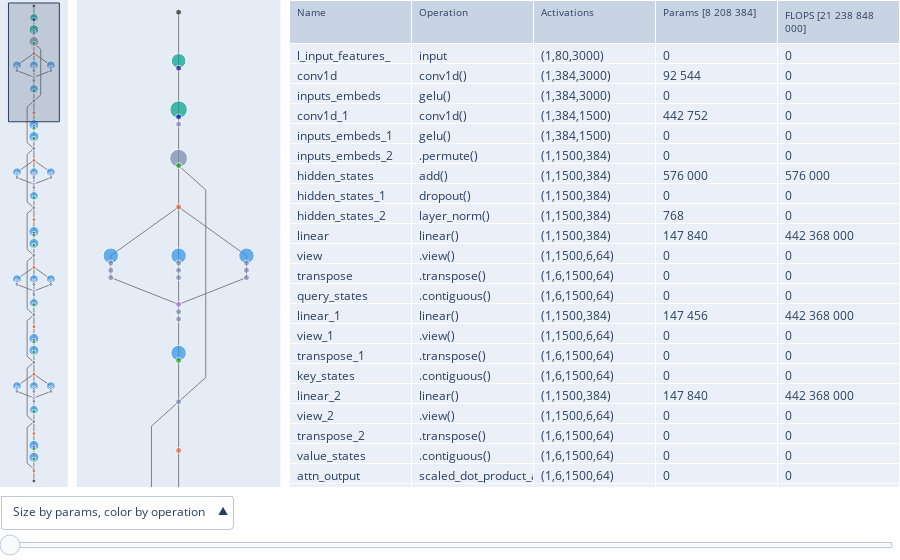

This figure's notebook cell:
### Code cell
with plotly_renderer('vscode'): mav.show_figure(add_slider=True, add_overview=True)

### Figure 1 — Plotly figure (JSON) as saved in the notebook; plotly's stock layout.template omitted (floating-point values rounded to 4 significant figures; data arrays with more than 128 entries replaced by an {"elided": "..."} marker saying what was removed)
{"data": [{"hoverinfo": "skip", "line": {"color": "gray", "width": 1}, "mode": "lines", "showlegend": false, "type": "scatter", "x": {"elided": "402 float values"}, "xaxis": "x2", "y": {"elided": "402 float values"}, "yaxis": "y2"}, {"hoverinfo": "skip", "line": {"color": "gray", "width": 1}, "mode": "lines", "showlegend": false, "type": "scatter", "x": {"elided": "402 float values"}, "xaxis": "x", "y": {"elided": "402 float values"}, "yaxis": "y"}, {"customdata": {"elided": "114x7 str values"}, "hovertemplate": "Name: %{customdata[0]}<br>Operation: %{customdata[1]}<br>Activations: %{customdata[2]}<br>Parameters: %{customdata[3]}<br>FLOPS: %{customdata[4]}<br><br>args: %{customdata[5]}<br>kwargs: %{customdata[6]}<br><extra></extra>", "marker": {"color": ["#222A2A", "#00A08B", "#1616A7", "#00A08B", "#1616A7", "#778AAE", "#778AAE", "#1CA71C", "#EB663B", "#2E91E5", "#778AAE", "#778AAE", "#778AAE", "#2E91E5", "#778AAE", "#778AAE", "#778AAE", "#2E91E5", "#778AAE", "#778AAE", "#778AAE", "#A777F1", "#778AAE", "#778AAE", "#2E91E5", "#1CA71C", "#778AAE", "#EB663B", "#2E91E5", "#1616A7", "#1CA71C", "#2E91E5", "#1CA71C", "#778AAE", "#EB663B", "#2E91E5", "#778AAE", "#778AAE", "#778AAE", "#2E91E5", "#778AAE", "#778AAE", "#778AAE", "#2E91E5", "#778AAE", "#778AAE", "#778AAE", "#A777F1", "#778AAE", "#778AAE", "#2E91E5", "#1CA71C", "#778AAE", "#EB663B", "#2E91E5", "#1616A7", "#1CA71C", "#2E91E5", "#1CA71C", "#778AAE", "#EB663B", "#2E91E5", "#778AAE", "#778AAE", "#778AAE", "#2E91E5", "#778AAE", "#778AAE", "#778AAE", "#2E91E5", "#778AAE", "#778AAE", "#778AAE", "#A777F1", "#778AAE", "#778AAE", "#2E91E5", "#1CA71C", "#778AAE", "#EB663B", "#2E91E5", "#1616A7", "#1CA71C", "#2E91E5", "#1CA71C", "#778AAE", "#EB663B", "#2E91E5", "#778AAE", "#778AAE", "#778AAE", "#2E91E5", "#778AAE", "#778AAE", "#778AAE", "#2E91E5", "#778AAE", "#778AAE", "#778AAE", "#A777F1", "#778AAE", "#778AAE", "#2E91E5", "#1CA71C", "#778AAE", "#EB663B", "#2E91E5", "#1616A7", "#1CA71C", "#2E91E5", "#1CA71C", "#778AAE", "#EB663B", "#222A2A"], "colorscale": [[0, "rgb(0,0,255)"], [1, "rgb(255,0,0)"]], "size": [6, 14.65, 6, 17.48, 6, 6, 17.95, 6, 6, 15.5, 6, 6, 6, 15.49, 6, 6, 6, 15.5, 6, 6, 6, 6, 6, 6, 15.5, 6, 6, 6, 18, 6, 6, 18.0, 6, 6, 6, 15.5, 6, 6, 6, 15.49, 6, 6, 6, 15.5, 6, 6, 6, 6, 6, 6, 15.5, 6, 6, 6, 18, 6, 6, 18.0, 6, 6, 6, 15.5, 6, 6, 6, 15.49, 6, 6, 6, 15.5, 6, 6, 6, 6, 6, 6, 15.5, 6, 6, 6, 18, 6, 6, 18.0, 6, 6, 6, 15.5, 6, 6, 6, 15.49, 6, 6, 6, 15.5, 6, 6, 6, 6, 6, 6, 15.5, 6, 6, 6, 18, 6, 6, 18.0, 6, 6, 6, 6]}, "mode": "markers", "showlegend": false, "type": "scatter", "x": [0, 0, 0, 0, 0, 0, 0, 0, 0, -1, -1, -1, -1, 0, 0, 0, 0, 1, 1, 1, 1, 0, 0, 0, 0, 0, 0, 0, 0, 0, 0, 0, 0, 0, 0, 0, 0, 0, 0, -1, -1, -1, -1, 1, 1, 1, 1, 0, 0, 0, 0, 0, 0, 0, 0, 0, 0, 0, 0, 0, 0, 0, 0, 0, 0, -1, -1, -1, -1, 1, 1, 1, 1, 0, 0, 0, 0, 0, 0, 0, 0, 0, 0, 0, 0, 0, 0, 0, 0, 0, 0, -1, -1, -1, -1, 1, 1, 1, 1, 0, 0, 0, 0, 0, 0, 0, 0, 0, 0, 0, 0, 0, 0, 0], "xaxis": "x2", "y": [0, 1, 1.15, 2, 2.15, 2.3, 3, 3.15, 4, 5, 5.15, 5.3, 5.45, 5, 5.15, 5.3, 5.45, 5, 5.15, 5.3, 5.45, 6, 6.15, 6.3, 7, 7.15, 8, 9, 10, 10.15, 10.3, 11, 11.15, 12, 13, 14, 14.15, 14.3, 14.45, 14, 14.15, 14.3, 14.45, 14, 14.15, 14.3, 14.45, 15, 15.15, 15.3, 16, 16.15, 17, 18, 19, 19.15, 19.3, 20, 20.15, 21, 22, 23, 23.15, 23.3, 23.45, 23, 23.15, 23.3, 23.45, 23, 23.15, 23.3, 23.45, 24, 24.15, 24.3, 25, 25.15, 26, 27, 28, 28.15, 28.3, 29, 29.15, 30, 31, 32, 32.15, 32.3, 32.45, 32, 32.15, 32.3, 32.45, 32, 32.15, 32.3, 32.45, 33, 33.15, 33.3, 34, 34.15, 35, 36, 37, 37.15, 37.3, 38, 38.15, 39, 39.15, 40], "yaxis": "y2"}, {"customdata": {"elided": "114x7 str values"}, "hovertemplate": "%{customdata[0]}<extra></extra>", "marker": {"color": ["#222A2A", "#00A08B", "#1616A7", "#00A08B", "#1616A7", "#778AAE", "#778AAE", "#1CA71C", "#EB663B", "#2E91E5", "#778AAE", "#778AAE", "#778AAE", "#2E91E5", "#778AAE", "#778AAE", "#778AAE", "#2E91E5", "#778AAE", "#778AAE", "#778AAE", "#A777F1", "#778AAE", "#778AAE", "#2E91E5", "#1CA71C", "#778AAE", "#EB663B", "#2E91E5", "#1616A7", "#1CA71C", "#2E91E5", "#1CA71C", "#778AAE", "#EB663B", "#2E91E5", "#778AAE", "#778AAE", "#778AAE", "#2E91E5", "#778AAE", "#778AAE", "#778AAE", "#2E91E5", "#778AAE", "#778AAE", "#778AAE", "#A777F1", "#778AAE", "#778AAE", "#2E91E5", "#1CA71C", "#778AAE", "#EB663B", "#2E91E5", "#1616A7", "#1CA71C", "#2E91E5", "#1CA71C", "#778AAE", "#EB663B", "#2E91E5", "#778AAE", "#778AAE", "#778AAE", "#2E91E5", "#778AAE", "#778AAE", "#778AAE", "#2E91E5", "#778AAE", "#778AAE", "#778AAE", "#A777F1", "#778AAE", "#778AAE", "#2E91E5", "#1CA71C", "#778AAE", "#EB663B", "#2E91E5", "#1616A7", "#1CA71C", "#2E91E5", "#1CA71C", "#778AAE", "#EB663B", "#2E91E5", "#778AAE", "#778AAE", "#778AAE", "#2E91E5", "#778AAE", "#778AAE", "#778AAE", "#2E91E5", "#778AAE", "#778AAE", "#778AAE", "#A777F1", "#778AAE", "#778AAE", "#2E91E5", "#1CA71C", "#778AAE", "#EB663B", "#2E91E5", "#1616A7", "#1CA71C", "#2E91E5", "#1CA71C", "#778AAE", "#EB663B", "#222A2A"], "colorscale": [[0, "rgb(0,0,255)"], [1, "rgb(255,0,0)"]], "size": [4, 8.326, 4, 9.739, 4, 4, 9.976, 4, 4, 8.749, 4, 4, 4, 8.746, 4, 4, 4, 8.749, 4, 4, 4, 4, 4, 4, 8.749, 4, 4, 4, 10, 4, 4, 9.998, 4, 4, 4, 8.749, 4, 4, 4, 8.746, 4, 4, 4, 8.749, 4, 4, 4, 4, 4, 4, 8.749, 4, 4, 4, 10, 4, 4, 9.998, 4, 4, 4, 8.749, 4, 4, 4, 8.746, 4, 4, 4, 8.749, 4, 4, 4, 4, 4, 4, 8.749, 4, 4, 4, 10, 4, 4, 9.998, 4, 4, 4, 8.749, 4, 4, 4, 8.746, 4, 4, 4, 8.749, 4, 4, 4, 4, 4, 4, 8.749, 4, 4, 4, 10, 4, 4, 9.998, 4, 4, 4, 4]}, "mode": "markers", "showlegend": false, "type": "scatter", "x": [0, 0, 0, 0, 0, 0, 0, 0, 0, -1, -1, -1, -1, 0, 0, 0, 0, 1, 1, 1, 1, 0, 0, 0, 0, 0, 0, 0, 0, 0, 0, 0, 0, 0, 0, 0, 0, 0, 0, -1, -1, -1, -1, 1, 1, 1, 1, 0, 0, 0, 0, 0, 0, 0, 0, 0, 0, 0, 0, 0, 0, 0, 0, 0, 0, -1, -1, -1, -1, 1, 1, 1, 1, 0, 0, 0, 0, 0, 0, 0, 0, 0, 0, 0, 0, 0, 0, 0, 0, 0, 0, -1, -1, -1, -1, 1, 1, 1, 1, 0, 0, 0, 0, 0, 0, 0, 0, 0, 0, 0, 0, 0, 0, 0], "xaxis": "x", "y": [0, 1, 1.15, 2, 2.15, 2.3, 3, 3.15, 4, 5, 5.15, 5.3, 5.45, 5, 5.15, 5.3, 5.45, 5, 5.15, 5.3, 5.45, 6, 6.15, 6.3, 7, 7.15, 8, 9, 10, 10.15, 10.3, 11, 11.15, 12, 13, 14, 14.15, 14.3, 14.45, 14, 14.15, 14.3, 14.45, 14, 14.15, 14.3, 14.45, 15, 15.15, 15.3, 16, 16.15, 17, 18, 19, 19.15, 19.3, 20, 20.15, 21, 22, 23, 23.15, 23.3, 23.45, 23, 23.15, 23.3, 23.45, 23, 23.15, 23.3, 23.45, 24, 24.15, 24.3, 25, 25.15, 26, 27, 28, 28.15, 28.3, 29, 29.15, 30, 31, 32, 32.15, 32.3, 32.45, 32, 32.15, 32.3, 32.45, 32, 32.15, 32.3, 32.45, 33, 33.15, 33.3, 34, 34.15, 35, 36, 37, 37.15, 37.3, 38, 38.15, 39, 39.15, 40], "yaxis": "y"}, {"cells": {"align": "left", "values": {"elided": "5x114 str values"}}, "domain": {"x": [0.3215, 1], "y": [0, 1]}, "header": {"align": "left", "font": {"size": 10}, "values": ["Name", "Operation", "Activations", "Params [8 208 384]", "FLOPS [21 238 848 000]"]}, "type": "table"}], "layout": {"margin": {"b": 0, "l": 0, "r": 0, "t": 0}, "modebar": {"orientation": "v", "remove": ["select", "lasso"]}, "shapes": [{"fillcolor": "rgba(42,63,96,0.2)", "line": {"color": "#2A3F5F", "width": 1}, "type": "rect", "x0": -1.5, "x1": 1.5, "xref": "x", "y0": -0.25, "y1": 9.75, "yref": "y"}], "sliders": [{"active": 0, "currentvalue": {"visible": false}, "pad": {"b": 0, "l": 0, "r": 0, "t": 48}, "steps": [{"args": [{"shapes": [{"fillcolor": "rgba(42,63,96,0.2)", "line": {"color": "#2A3F5F", "width": 1}, "type": "rect", "x0": -1.5, "x1": 1.5, "xref": "x", "y0": -0.25, "y1": 9.75, "yref": "y"}], "yaxis2": {"range": [9.75, -0.25], "showgrid": false, "tickmode": "array", "tickvals": [], "zeroline": false}}], "label": "", "method": "relayout"}, {"args": [{"shapes": [{"fillcolor": "rgba(42,63,96,0.2)", "line": {"color": "#2A3F5F", "width": 1}, "type": "rect", "x0": -1.5, "x1": 1.5, "xref": "x", "y0": 2.096, "y1": 12.1, "yref": "y"}], "yaxis2": {"range": [12.1, 2.096], "showgrid": false, "tickmode": "array", "tickvals": [], "zeroline": false}}], "label": "", "method": "relayout"}, {"args": [{"shapes": [{"fillcolor": "rgba(42,63,96,0.2)", "line": {"color": "#2A3F5F", "width": 1}, "type": "rect", "x0": -1.5, "x1": 1.5, "xref": "x", "y0": 4.442, "y1": 14.44, "yref": "y"}], "yaxis2": {"range": [14.44, 4.442], "showgrid": false, "tickmode": "array", "tickvals": [], "zeroline": false}}], "label": "", "method": "relayout"}, {"args": [{"shapes": [{"fillcolor": "rgba(42,63,96,0.2)", "line": {"color": "#2A3F5F", "width": 1}, "type": "rect", "x0": -1.5, "x1": 1.5, "xref": "x", "y0": 6.788, "y1": 16.79, "yref": "y"}], "yaxis2": {"range": [16.79, 6.788], "showgrid": false, "tickmode": "array", "tickvals": [], "zeroline": false}}], "label": "", "method": "relayout"}, {"args": [{"shapes": [{"fillcolor": "rgba(42,63,96,0.2)", "line": {"color": "#2A3F5F", "width": 1}, "type": "rect", "x0": -1.5, "x1": 1.5, "xref": "x", "y0": 9.135, "y1": 19.13, "yref": "y"}], "yaxis2": {"range": [19.13, 9.135], "showgrid": false, "tickmode": "array", "tickvals": [], "zeroline": false}}], "label": "", "method": "relayout"}, {"args": [{"shapes": [{"fillcolor": "rgba(42,63,96,0.2)", "line": {"color": "#2A3F5F", "width": 1}, "type": "rect", "x0": -1.5, "x1": 1.5, "xref": "x", "y0": 11.48, "y1": 21.48, "yref": "y"}], "yaxis2": {"range": [21.48, 11.48], "showgrid": false, "tickmode": "array", "tickvals": [], "zeroline": false}}], "label": "", "method": "relayout"}, {"args": [{"shapes": [{"fillcolor": "rgba(42,63,96,0.2)", "line": {"color": "#2A3F5F", "width": 1}, "type": "rect", "x0": -1.5, "x1": 1.5, "xref": "x", "y0": 13.83, "y1": 23.83, "yref": "y"}], "yaxis2": {"range": [23.83, 13.83], "showgrid": false, "tickmode": "array", "tickvals": [], "zeroline": false}}], "label": "", "method": "relayout"}, {"args": [{"shapes": [{"fillcolor": "rgba(42,63,96,0.2)", "line": {"color": "#2A3F5F", "width": 1}, "type": "rect", "x0": -1.5, "x1": 1.5, "xref": "x", "y0": 16.17, "y1": 26.17, "yref": "y"}], "yaxis2": {"range": [26.17, 16.17], "showgrid": false, "tickmode": "array", "tickvals": [], "zeroline": false}}], "label": "", "method": "relayout"}, {"args": [{"shapes": [{"fillcolor": "rgba(42,63,96,0.2)", "line": {"color": "#2A3F5F", "width": 1}, "type": "rect", "x0": -1.5, "x1": 1.5, "xref": "x", "y0": 18.52, "y1": 28.52, "yref": "y"}], "yaxis2": {"range": [28.52, 18.52], "showgrid": false, "tickmode": "array", "tickvals": [], "zeroline": false}}], "label": "", "method": "relayout"}, {"args": [{"shapes": [{"fillcolor": "rgba(42,63,96,0.2)", "line": {"color": "#2A3F5F", "width": 1}, "type": "rect", "x0": -1.5, "x1": 1.5, "xref": "x", "y0": 20.87, "y1": 30.87, "yref": "y"}], "yaxis2": {"range": [30.87, 20.87], "showgrid": false, "tickmode": "array", "tickvals": [], "zeroline": false}}], "label": "", "method": "relayout"}, {"args": [{"shapes": [{"fillcolor": "rgba(42,63,96,0.2)", "line": {"color": "#2A3F5F", "width": 1}, "type": "rect", "x0": -1.5, "x1": 1.5, "xref": "x", "y0": 23.21, "y1": 33.21, "yref": "y"}], "yaxis2": {"range": [33.21, 23.21], "showgrid": false, "tickmode": "array", "tickvals": [], "zeroline": false}}], "label": "", "method": "relayout"}, {"args": [{"shapes": [{"fillcolor": "rgba(42,63,96,0.2)", "line": {"color": "#2A3F5F", "width": 1}, "type": "rect", "x0": -1.5, "x1": 1.5, "xref": "x", "y0": 25.56, "y1": 35.56, "yref": "y"}], "yaxis2": {"range": [35.56, 25.56], "showgrid": false, "tickmode": "array", "tickvals": [], "zeroline": false}}], "label": "", "method": "relayout"}, {"args": [{"shapes": [{"fillcolor": "rgba(42,63,96,0.2)", "line": {"color": "#2A3F5F", "width": 1}, "type": "rect", "x0": -1.5, "x1": 1.5, "xref": "x", "y0": 27.9, "y1": 37.9, "yref": "y"}], "yaxis2": {"range": [37.9, 27.9], "showgrid": false, "tickmode": "array", "tickvals": [], "zeroline": false}}], "label": "", "method": "relayout"}, {"args": [{"shapes": [{"fillcolor": "rgba(42,63,96,0.2)", "line": {"color": "#2A3F5F", "width": 1}, "type": "rect", "x0": -1.5, "x1": 1.5, "xref": "x", "y0": 30.25, "y1": 40.25, "yref": "y"}], "yaxis2": {"range": [40.25, 30.25], "showgrid": false, "tickmode": "array", "tickvals": [], "zeroline": false}}], "label": "", "method": "relayout"}], "ticklen": 0, "tickwidth": 0, "x": 0, "xanchor": "left", "y": 0, "yanchor": "top"}], "updatemenus": [{"active": 0, "buttons": [{"args": [{"marker": [{}, {}, {"color": ["#222A2A", "#00A08B", "#1616A7", "#00A08B", "#1616A7", "#778AAE", "#778AAE", "#1CA71C", "#EB663B", "#2E91E5", "#778AAE", "#778AAE", "#778AAE", "#2E91E5", "#778AAE", "#778AAE", "#778AAE", "#2E91E5", "#778AAE", "#778AAE", "#778AAE", "#A777F1", "#778AAE", "#778AAE", "#2E91E5", "#1CA71C", "#778AAE", "#EB663B", "#2E91E5", "#1616A7", "#1CA71C", "#2E91E5", "#1CA71C", "#778AAE", "#EB663B", "#2E91E5", "#778AAE", "#778AAE", "#778AAE", "#2E91E5", "#778AAE", "#778AAE", "#778AAE", "#2E91E5", "#778AAE", "#778AAE", "#778AAE", "#A777F1", "#778AAE", "#778AAE", "#2E91E5", "#1CA71C", "#778AAE", "#EB663B", "#2E91E5", "#1616A7", "#1CA71C", "#2E91E5", "#1CA71C", "#778AAE", "#EB663B", "#2E91E5", "#778AAE", "#778AAE", "#778AAE", "#2E91E5", "#778AAE", "#778AAE", "#778AAE", "#2E91E5", "#778AAE", "#778AAE", "#778AAE", "#A777F1", "#778AAE", "#778AAE", "#2E91E5", "#1CA71C", "#778AAE", "#EB663B", "#2E91E5", "#1616A7", "#1CA71C", "#2E91E5", "#1CA71C", "#778AAE", "#EB663B", "#2E91E5", "#778AAE", "#778AAE", "#778AAE", "#2E91E5", "#778AAE", "#778AAE", "#778AAE", "#2E91E5", "#778AAE", "#778AAE", "#778AAE", "#A777F1", "#778AAE", "#778AAE", "#2E91E5", "#1CA71C", "#778AAE", "#EB663B", "#2E91E5", "#1616A7", "#1CA71C", "#2E91E5", "#1CA71C", "#778AAE", "#EB663B", "#222A2A"], "colorscale": "Bluered", "size": [6, 14.65, 6, 17.48, 6, 6, 17.95, 6, 6, 15.5, 6, 6, 6, 15.49, 6, 6, 6, 15.5, 6, 6, 6, 6, 6, 6, 15.5, 6, 6, 6, 18, 6, 6, 18.0, 6, 6, 6, 15.5, 6, 6, 6, 15.49, 6, 6, 6, 15.5, 6, 6, 6, 6, 6, 6, 15.5, 6, 6, 6, 18, 6, 6, 18.0, 6, 6, 6, 15.5, 6, 6, 6, 15.49, 6, 6, 6, 15.5, 6, 6, 6, 6, 6, 6, 15.5, 6, 6, 6, 18, 6, 6, 18.0, 6, 6, 6, 15.5, 6, 6, 6, 15.49, 6, 6, 6, 15.5, 6, 6, 6, 6, 6, 6, 15.5, 6, 6, 6, 18, 6, 6, 18.0, 6, 6, 6, 6]}, {"color": ["#222A2A", "#00A08B", "#1616A7", "#00A08B", "#1616A7", "#778AAE", "#778AAE", "#1CA71C", "#EB663B", "#2E91E5", "#778AAE", "#778AAE", "#778AAE", "#2E91E5", "#778AAE", "#778AAE", "#778AAE", "#2E91E5", "#778AAE", "#778AAE", "#778AAE", "#A777F1", "#778AAE", "#778AAE", "#2E91E5", "#1CA71C", "#778AAE", "#EB663B", "#2E91E5", "#1616A7", "#1CA71C", "#2E91E5", "#1CA71C", "#778AAE", "#EB663B", "#2E91E5", "#778AAE", "#778AAE", "#778AAE", "#2E91E5", "#778AAE", "#778AAE", "#778AAE", "#2E91E5", "#778AAE", "#778AAE", "#778AAE", "#A777F1", "#778AAE", "#778AAE", "#2E91E5", "#1CA71C", "#778AAE", "#EB663B", "#2E91E5", "#1616A7", "#1CA71C", "#2E91E5", "#1CA71C", "#778AAE", "#EB663B", "#2E91E5", "#778AAE", "#778AAE", "#778AAE", "#2E91E5", "#778AAE", "#778AAE", "#778AAE", "#2E91E5", "#778AAE", "#778AAE", "#778AAE", "#A777F1", "#778AAE", "#778AAE", "#2E91E5", "#1CA71C", "#778AAE", "#EB663B", "#2E91E5", "#1616A7", "#1CA71C", "#2E91E5", "#1CA71C", "#778AAE", "#EB663B", "#2E91E5", "#778AAE", "#778AAE", "#778AAE", "#2E91E5", "#778AAE", "#778AAE", "#778AAE", "#2E91E5", "#778AAE", "#778AAE", "#778AAE", "#A777F1", "#778AAE", "#778AAE", "#2E91E5", "#1CA71C", "#778AAE", "#EB663B", "#2E91E5", "#1616A7", "#1CA71C", "#2E91E5", "#1CA71C", "#778AAE", "#EB663B", "#222A2A"], "colorscale": "Bluered", "size": [4, 8.326, 4, 9.739, 4, 4, 9.976, 4, 4, 8.749, 4, 4, 4, 8.746, 4, 4, 4, 8.749, 4, 4, 4, 4, 4, 4, 8.749, 4, 4, 4, 10, 4, 4, 9.998, 4, 4, 4, 8.749, 4, 4, 4, 8.746, 4, 4, 4, 8.749, 4, 4, 4, 4, 4, 4, 8.749, 4, 4, 4, 10, 4, 4, 9.998, 4, 4, 4, 8.749, 4, 4, 4, 8.746, 4, 4, 4, 8.749, 4, 4, 4, 4, 4, 4, 8.749, 4, 4, 4, 10, 4, 4, 9.998, 4, 4, 4, 8.749, 4, 4, 4, 8.746, 4, 4, 4, 8.749, 4, 4, 4, 4, 4, 4, 8.749, 4, 4, 4, 10, 4, 4, 9.998, 4, 4, 4, 4]}, {}]}], "label": "Size by params, color by operation", "method": "restyle"}, {"args": [{"marker": [{}, {}, {"color": ["#222A2A", "#00A08B", "#1616A7", "#00A08B", "#1616A7", "#778AAE", "#778AAE", "#1CA71C", "#EB663B", "#2E91E5", "#778AAE", "#778AAE", "#778AAE", "#2E91E5", "#778AAE", "#778AAE", "#778AAE", "#2E91E5", "#778AAE", "#778AAE", "#778AAE", "#A777F1", "#778AAE", "#778AAE", "#2E91E5", "#1CA71C", "#778AAE", "#EB663B", "#2E91E5", "#1616A7", "#1CA71C", "#2E91E5", "#1CA71C", "#778AAE", "#EB663B", "#2E91E5", "#778AAE", "#778AAE", "#778AAE", "#2E91E5", "#778AAE", "#778AAE", "#778AAE", "#2E91E5", "#778AAE", "#778AAE", "#778AAE", "#A777F1", "#778AAE", "#778AAE", "#2E91E5", "#1CA71C", "#778AAE", "#EB663B", "#2E91E5", "#1616A7", "#1CA71C", "#2E91E5", "#1CA71C", "#778AAE", "#EB663B", "#2E91E5", "#778AAE", "#778AAE", "#778AAE", "#2E91E5", "#778AAE", "#778AAE", "#778AAE", "#2E91E5", "#778AAE", "#778AAE", "#778AAE", "#A777F1", "#778AAE", "#778AAE", "#2E91E5", "#1CA71C", "#778AAE", "#EB663B", "#2E91E5", "#1616A7", "#1CA71C", "#2E91E5", "#1CA71C", "#778AAE", "#EB663B", "#2E91E5", "#778AAE", "#778AAE", "#778AAE", "#2E91E5", "#778AAE", "#778AAE", "#778AAE", "#2E91E5", "#778AAE", "#778AAE", "#778AAE", "#A777F1", "#778AAE", "#778AAE", "#2E91E5", "#1CA71C", "#778AAE", "#EB663B", "#2E91E5", "#1616A7", "#1CA71C", "#2E91E5", "#1CA71C", "#778AAE", "#EB663B", "#222A2A"], "colorscale": "Bluered", "size": [6, 6, 6, 6, 6, 6, 6, 6, 6, 15.93, 6, 6, 6, 15.93, 6, 6, 6, 15.93, 6, 6, 6, 6, 6, 6, 15.93, 6, 6, 6, 18, 6, 6, 18, 6, 6, 6, 15.93, 6, 6, 6, 15.93, 6, 6, 6, 15.93, 6, 6, 6, 6, 6, 6, 15.93, 6, 6, 6, 18, 6, 6, 18, 6, 6, 6, 15.93, 6, 6, 6, 15.93, 6, 6, 6, 15.93, 6, 6, 6, 6, 6, 6, 15.93, 6, 6, 6, 18, 6, 6, 18, 6, 6, 6, 15.93, 6, 6, 6, 15.93, 6, 6, 6, 15.93, 6, 6, 6, 6, 6, 6, 15.93, 6, 6, 6, 18, 6, 6, 18, 6, 6, 6, 6]}, {"color": ["#222A2A", "#00A08B", "#1616A7", "#00A08B", "#1616A7", "#778AAE", "#778AAE", "#1CA71C", "#EB663B", "#2E91E5", "#778AAE", "#778AAE", "#778AAE", "#2E91E5", "#778AAE", "#778AAE", "#778AAE", "#2E91E5", "#778AAE", "#778AAE", "#778AAE", "#A777F1", "#778AAE", "#778AAE", "#2E91E5", "#1CA71C", "#778AAE", "#EB663B", "#2E91E5", "#1616A7", "#1CA71C", "#2E91E5", "#1CA71C", "#778AAE", "#EB663B", "#2E91E5", "#778AAE", "#778AAE", "#778AAE", "#2E91E5", "#778AAE", "#778AAE", "#778AAE", "#2E91E5", "#778AAE", "#778AAE", "#778AAE", "#A777F1", "#778AAE", "#778AAE", "#2E91E5", "#1CA71C", "#778AAE", "#EB663B", "#2E91E5", "#1616A7", "#1CA71C", "#2E91E5", "#1CA71C", "#778AAE", "#EB663B", "#2E91E5", "#778AAE", "#778AAE", "#778AAE", "#2E91E5", "#778AAE", "#778AAE", "#778AAE", "#2E91E5", "#778AAE", "#778AAE", "#778AAE", "#A777F1", "#778AAE", "#778AAE", "#2E91E5", "#1CA71C", "#778AAE", "#EB663B", "#2E91E5", "#1616A7", "#1CA71C", "#2E91E5", "#1CA71C", "#778AAE", "#EB663B", "#2E91E5", "#778AAE", "#778AAE", "#778AAE", "#2E91E5", "#778AAE", "#778AAE", "#778AAE", "#2E91E5", "#778AAE", "#778AAE", "#778AAE", "#A777F1", "#778AAE", "#778AAE", "#2E91E5", "#1CA71C", "#778AAE", "#EB663B", "#2E91E5", "#1616A7", "#1CA71C", "#2E91E5", "#1CA71C", "#778AAE", "#EB663B", "#222A2A"], "colorscale": "Bluered", "size": [4, 4, 4, 4, 4, 4, 4, 4, 4, 8.964, 4, 4, 4, 8.964, 4, 4, 4, 8.964, 4, 4, 4, 4, 4, 4, 8.964, 4, 4, 4, 10, 4, 4, 10, 4, 4, 4, 8.964, 4, 4, 4, 8.964, 4, 4, 4, 8.964, 4, 4, 4, 4, 4, 4, 8.964, 4, 4, 4, 10, 4, 4, 10, 4, 4, 4, 8.964, 4, 4, 4, 8.964, 4, 4, 4, 8.964, 4, 4, 4, 4, 4, 4, 8.964, 4, 4, 4, 10, 4, 4, 10, 4, 4, 4, 8.964, 4, 4, 4, 8.964, 4, 4, 4, 8.964, 4, 4, 4, 4, 4, 4, 8.964, 4, 4, 4, 10, 4, 4, 10, 4, 4, 4, 4]}, {}]}], "label": "Size by FLOPS, color by operation", "method": "restyle"}, {"args": [{"marker": [{}, {}, {"color": [0, 0, 0, 0, 0, 0, 0, 0, 0, 0.8274, 0, 0, 0, 0.8274, 0, 0, 0, 0.8274, 0, 0, 0, 0, 0, 0, 0.8274, 0, 0, 0, 1, 0, 0, 1, 0, 0, 0, 0.8274, 0, 0, 0, 0.8274, 0, 0, 0, 0.8274, 0, 0, 0, 0, 0, 0, 0.8274, 0, 0, 0, 1, 0, 0, 1, 0, 0, 0, 0.8274, 0, 0, 0, 0.8274, 0, 0, 0, 0.8274, 0, 0, 0, 0, 0, 0, 0.8274, 0, 0, 0, 1, 0, 0, 1, 0, 0, 0, 0.8274, 0, 0, 0, 0.8274, 0, 0, 0, 0.8274, 0, 0, 0, 0, 0, 0, 0.8274, 0, 0, 0, 1, 0, 0, 1, 0, 0, 0, 0], "colorscale": "Bluered", "size": [6, 14.65, 6, 17.48, 6, 6, 17.95, 6, 6, 15.5, 6, 6, 6, 15.49, 6, 6, 6, 15.5, 6, 6, 6, 6, 6, 6, 15.5, 6, 6, 6, 18, 6, 6, 18.0, 6, 6, 6, 15.5, 6, 6, 6, 15.49, 6, 6, 6, 15.5, 6, 6, 6, 6, 6, 6, 15.5, 6, 6, 6, 18, 6, 6, 18.0, 6, 6, 6, 15.5, 6, 6, 6, 15.49, 6, 6, 6, 15.5, 6, 6, 6, 6, 6, 6, 15.5, 6, 6, 6, 18, 6, 6, 18.0, 6, 6, 6, 15.5, 6, 6, 6, 15.49, 6, 6, 6, 15.5, 6, 6, 6, 6, 6, 6, 15.5, 6, 6, 6, 18, 6, 6, 18.0, 6, 6, 6, 6]}, {"color": [0, 0, 0, 0, 0, 0, 0, 0, 0, 0.8274, 0, 0, 0, 0.8274, 0, 0, 0, 0.8274, 0, 0, 0, 0, 0, 0, 0.8274, 0, 0, 0, 1, 0, 0, 1, 0, 0, 0, 0.8274, 0, 0, 0, 0.8274, 0, 0, 0, 0.8274, 0, 0, 0, 0, 0, 0, 0.8274, 0, 0, 0, 1, 0, 0, 1, 0, 0, 0, 0.8274, 0, 0, 0, 0.8274, 0, 0, 0, 0.8274, 0, 0, 0, 0, 0, 0, 0.8274, 0, 0, 0, 1, 0, 0, 1, 0, 0, 0, 0.8274, 0, 0, 0, 0.8274, 0, 0, 0, 0.8274, 0, 0, 0, 0, 0, 0, 0.8274, 0, 0, 0, 1, 0, 0, 1, 0, 0, 0, 0], "colorscale": "Bluered", "size": [4, 8.326, 4, 9.739, 4, 4, 9.976, 4, 4, 8.749, 4, 4, 4, 8.746, 4, 4, 4, 8.749, 4, 4, 4, 4, 4, 4, 8.749, 4, 4, 4, 10, 4, 4, 9.998, 4, 4, 4, 8.749, 4, 4, 4, 8.746, 4, 4, 4, 8.749, 4, 4, 4, 4, 4, 4, 8.749, 4, 4, 4, 10, 4, 4, 9.998, 4, 4, 4, 8.749, 4, 4, 4, 8.746, 4, 4, 4, 8.749, 4, 4, 4, 4, 4, 4, 8.749, 4, 4, 4, 10, 4, 4, 9.998, 4, 4, 4, 8.749, 4, 4, 4, 8.746, 4, 4, 4, 8.749, 4, 4, 4, 4, 4, 4, 8.749, 4, 4, 4, 10, 4, 4, 9.998, 4, 4, 4, 4]}, {}]}], "label": "Size by params, color by FLOPS", "method": "restyle"}, {"args": [{"marker": [{}, {}, {"color": [0, 0.7209, 0, 0.9565, 0, 0, 0.996, 0, 0, 0.7914, 0, 0, 0, 0.791, 0, 0, 0, 0.7914, 0, 0, 0, 0, 0, 0, 0.7914, 0, 0, 0, 1, 0, 0, 0.9997, 0, 0, 0, 0.7914, 0, 0, 0, 0.791, 0, 0, 0, 0.7914, 0, 0, 0, 0, 0, 0, 0.7914, 0, 0, 0, 1, 0, 0, 0.9997, 0, 0, 0, 0.7914, 0, 0, 0, 0.791, 0, 0, 0, 0.7914, 0, 0, 0, 0, 0, 0, 0.7914, 0, 0, 0, 1, 0, 0, 0.9997, 0, 0, 0, 0.7914, 0, 0, 0, 0.791, 0, 0, 0, 0.7914, 0, 0, 0, 0, 0, 0, 0.7914, 0, 0, 0, 1, 0, 0, 0.9997, 0, 0, 0, 0], "colorscale": "Bluered", "size": [6, 6, 6, 6, 6, 6, 6, 6, 6, 15.93, 6, 6, 6, 15.93, 6, 6, 6, 15.93, 6, 6, 6, 6, 6, 6, 15.93, 6, 6, 6, 18, 6, 6, 18, 6, 6, 6, 15.93, 6, 6, 6, 15.93, 6, 6, 6, 15.93, 6, 6, 6, 6, 6, 6, 15.93, 6, 6, 6, 18, 6, 6, 18, 6, 6, 6, 15.93, 6, 6, 6, 15.93, 6, 6, 6, 15.93, 6, 6, 6, 6, 6, 6, 15.93, 6, 6, 6, 18, 6, 6, 18, 6, 6, 6, 15.93, 6, 6, 6, 15.93, 6, 6, 6, 15.93, 6, 6, 6, 6, 6, 6, 15.93, 6, 6, 6, 18, 6, 6, 18, 6, 6, 6, 6]}, {"color": [0, 0.7209, 0, 0.9565, 0, 0, 0.996, 0, 0, 0.7914, 0, 0, 0, 0.791, 0, 0, 0, 0.7914, 0, 0, 0, 0, 0, 0, 0.7914, 0, 0, 0, 1, 0, 0, 0.9997, 0, 0, 0, 0.7914, 0, 0, 0, 0.791, 0, 0, 0, 0.7914, 0, 0, 0, 0, 0, 0, 0.7914, 0, 0, 0, 1, 0, 0, 0.9997, 0, 0, 0, 0.7914, 0, 0, 0, 0.791, 0, 0, 0, 0.7914, 0, 0, 0, 0, 0, 0, 0.7914, 0, 0, 0, 1, 0, 0, 0.9997, 0, 0, 0, 0.7914, 0, 0, 0, 0.791, 0, 0, 0, 0.7914, 0, 0, 0, 0, 0, 0, 0.7914, 0, 0, 0, 1, 0, 0, 0.9997, 0, 0, 0, 0], "colorscale": "Bluered", "size": [4, 4, 4, 4, 4, 4, 4, 4, 4, 8.964, 4, 4, 4, 8.964, 4, 4, 4, 8.964, 4, 4, 4, 4, 4, 4, 8.964, 4, 4, 4, 10, 4, 4, 10, 4, 4, 4, 8.964, 4, 4, 4, 8.964, 4, 4, 4, 8.964, 4, 4, 4, 4, 4, 4, 8.964, 4, 4, 4, 10, 4, 4, 10, 4, 4, 4, 8.964, 4, 4, 4, 8.964, 4, 4, 4, 8.964, 4, 4, 4, 4, 4, 4, 8.964, 4, 4, 4, 10, 4, 4, 10, 4, 4, 4, 8.964, 4, 4, 4, 8.964, 4, 4, 4, 8.964, 4, 4, 4, 4, 4, 4, 8.964, 4, 4, 4, 10, 4, 4, 10, 4, 4, 4, 4]}, {}]}], "label": "Size by FLOPS, color by params", "method": "restyle"}], "direction": "up", "pad": {"b": 0, "l": 0, "r": 0, "t": 8}, "showactive": true, "x": 0, "xanchor": "left", "y": 0, "yanchor": "top"}], "xaxis": {"anchor": "y", "domain": [0, 0.07538], "range": [-2, 2], "showgrid": false, "tickmode": "array", "tickvals": [], "zeroline": false}, "xaxis2": {"anchor": "y2", "domain": [0.08538, 0.3115], "range": [-1.5, 1.5], "showgrid": false, "tickmode": "array", "tickvals": [], "zeroline": false}, "yaxis": {"anchor": "x", "domain": [0, 1], "range": [40.5, -0.5], "showgrid": false, "tickmode": "array", "tickvals": [], "zeroline": false}, "yaxis2": {"anchor": "x2", "domain": [0, 1], "range": [9.75, -0.25], "showgrid": false, "tickmode": "array", "tickvals": [], "zeroline": false}}}
